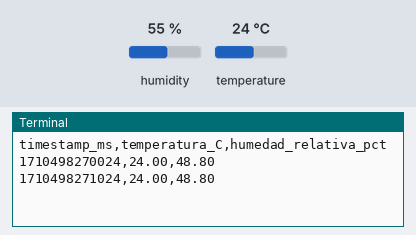
Bench run of a program on a simulated Raspberry Pi (BCM pin numbers). Shown: the last lines printed to the terminal. The inputs (shaded band) are chosen by the test bench; at power-on: humidity 55 %, temperature 24 °C. The clock reads 2024-03-15 10:24:30 at power-on unless the program sets it.

Above: at 1.2 s.
1.3 s: humidity set to 22 %
At 2.6 s:
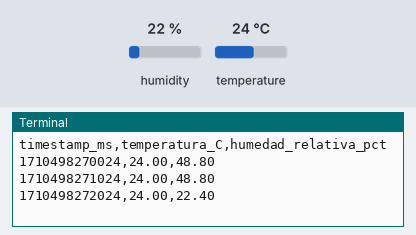
2.8 s: temperature set to 12 °C
At 3.5 s:
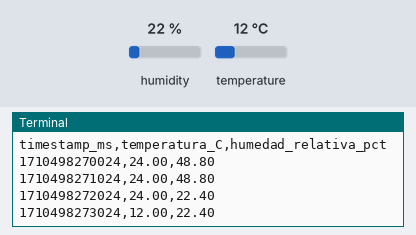
4.3 s: humidity set to 40 %
At 5.8 s:
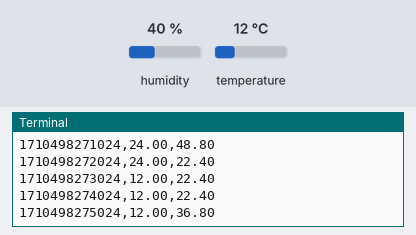
Timing chart, 0 to 7.3 s (numbered marks = the images above; inputs shaded):
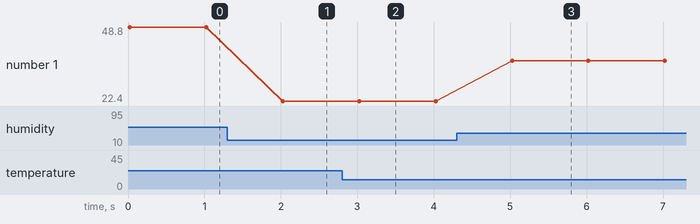

The program:

lectura_sht31.py
```python
#!/usr/bin/env python3
"""
SHT31 — Lectura de temperatura y humedad relativa interna via I2C
(Raspberry Pi 4 Model B, 2GB)
KaabLab — sensor interno primario (ver README.md, secciones 0-2, para
la justificacion de por que existe este sensor junto al DHT22 externo).

Equivalente Python de ../arduino/sht31_lectura/sht31_lectura.ino.

Libreria: smbus2 (pip install smbus2)
    Se eligio smbus2, con acceso directo a los registros/comandos I2C
    del SHT31, por la misma razon documentada en
    ../../sensor-vibracion/raspberry/lectura_mpu6500.py para preferir
    smbus2 sobre una libreria de alto nivel: acceso explicito al modo
    de medicion exacto (aqui, "single shot, sin clock stretching" — ver
    seccion "Por que sin clock stretching" mas abajo), en vez de
    depender de que una libreria de alto nivel (p. ej.
    `adafruit-circuitpython-sht31d`) lo exponga de forma directa.
    `adafruit-circuitpython-sht31d` es una alternativa valida; si se
    usa, confirmar en su documentacion que use el mismo modo sin clock
    stretching antes de asumir el analisis de bus de este archivo.

Nota de confiabilidad (a diferencia de ../../sensor-temperatura-humedad-basico/raspberry/lectura_dht22.py):
    El SHT31 usa I2C estandar, no un protocolo de timing critico de un
    solo hilo. Por lo tanto NO hereda el riesgo de jitter de
    planificador documentado en docs/arquitectura-hardware/README.md,
    seccion 3.2 (ese riesgo es especifico del protocolo de un solo
    hilo del DHT22). Lo que SI comparte este sensor es el bus I2C fisico
    con el sensor de vibracion estructural (MPU6500, ver
    ../../sensor-vibracion/raspberry/lectura_mpu6500.py) y con el RTC
    DS3231 del sistema — ver el
    analisis de throughput en la seccion siguiente, replicando el
    mismo tipo de calculo ya hecho para ese sensor.

Pin mapping confirmado del proyecto (docs/arquitectura-hardware/README.md,
seccion 4): SDA = GPIO2 (pin fisico 3), SCL = GPIO3 (pin fisico 5) — bus
I2C 1 (/dev/i2c-1), compartido sin conflicto de direcciones:
    SHT31   (este sensor)          0x44 (ADDR a GND)
    DS3231  (RTC del sistema)      0x68 (driver rtc-ds1307 del kernel)
    MPU6500 (vibracion)            0x69 (AD0 a 3.3 V)
El DS3231 solo transacciona al leer/ajustar la hora del sistema (arranque,
hwclock), por lo que su ocupacion del bus es despreciable.

---------------------------------------------------------------------
Analisis de throughput del bus compartido (SHT31 baja frecuencia +
MPU6500 alta frecuencia) — replica del calculo de
../../sensor-vibracion/README.md, seccion 2.3, aplicado a este sensor
---------------------------------------------------------------------

Por que este script usa el comando "single shot, sin clock stretching"
(0x2400, alta repetibilidad) en vez de un modo con clock stretching:

    El SHT31 soporta dos formas de indicar "todavia estoy convirtiendo,
    espera": (a) clock stretching, donde el propio sensor mantiene la
    linea SCL en bajo durante la conversion (~15 ms en modo alta
    repetibilidad), bloqueando FISICAMENTE el bus I2C completo — ningun
    otro dispositivo (incluido el MPU6500) puede transaccionar mientras
    tanto; o (b) polling explicito sin clock stretching, donde el host
    envia el comando de medicion, libera el bus de inmediato, espera
    por software, y luego hace una transaccion de lectura separada.

    Este script usa (b) precisamente para NO bloquear el bus compartido
    durante los ~15 ms de conversion: ese tiempo de espera transcurre
    con el bus I2C completamente libre para que el MPU6500 (leido desde
    otro hilo/proceso a 1500 Hz, ver sensor-vibracion) siga
    transaccionando sin interrupcion. Usar el modo con clock stretching
    aqui seria el equivalente exacto, en el bus I2C, al riesgo de
    `delay()` bloqueante que sensor-vibracion/README.md (seccion 2.3)
    ya identifica como el riesgo real para ese sensor.

Calculo de ocupacion real del bus por este sensor:

    Una lectura completa del SHT31 son dos transacciones I2C separadas:
      1. Escritura del comando (2 bytes): direccion+W(9) + cmd_msb(9) +
         cmd_lsb(9) ~= 27 bits
      2. Lectura de 6 bytes (temp MSB/LSB/CRC + hum MSB/LSB/CRC), tras
         el retardo de conversion: repeated start + direccion+R(9) +
         6 bytes*9 = 54 ~= 63 bits

    Bits totales de bus ocupado por ciclo de lectura ~= 90 bits.
    El bus I2C tiene UNA sola velocidad para todos sus dispositivos
    (dtparam=i2c_arm_baudrate). Como el MPU6500 exige 400 kHz para
    sostener 1500 Hz (ver ../../sensor-vibracion/raspberry/lectura_mpu6500.py),
    el SHT31 tambien transacciona a 400 kHz:
    90 / 400_000 ~= 225 us de bus ocupado.

    Este script lee el SHT31 una vez por segundo (mismo intervalo que
    ../arduino/sht31_lectura/sht31_lectura.ino, READ_INTERVAL_S = 1.0), por lo que su
    "duty cycle" sobre el bus es aproximadamente:

        225 us / 1_000_000 us ~= 0.02% del tiempo de bus por segundo

    Frente al presupuesto del MPU6500 (sensor-vibracion/README.md,
    seccion 2.3): 1500 lecturas/s, ~81 bits cada una, a 400 kHz
    (Fast Mode) ~= 203 us de bus ocupado por lectura, ~30% de duty
    cycle continuo sobre el bus a 400 kHz.

    CONCLUSION DEL ANALISIS (no sustituye la validacion de banco,
    ver README.md seccion de validacion): el SHT31, leido una vez por
    segundo en modo sin clock stretching, consume una fraccion
    despreciable (~0.02%) del tiempo de bus frente al presupuesto ya
    del MPU6500 (~30% a 400 kHz). El riesgo de contencion
    NO esta en el ancho de banda agregado del bus, sino en la
    posibilidad de que una transaccion del SHT31 se intercale, en el
    peor caso, justo en medio de la ventana de tiempo entre dos
    muestras consecutivas del MPU6500 (~667 us a 1500 Hz) e introduzca
    un retardo puntual de hasta ~225 us (a 400 kHz) en esa muestra especifica —
    un jitter puntual, no un problema de throughput sostenido. Esto
    debe confirmarse empiricamente (ver README.md, seccion de
    validacion): capturar con analizador logico el bus compartido
    mientras ambos sensores leen de forma concurrente, y verificar que
    ninguna muestra del MPU6500 se retrasa mas alla de lo que el
    analisis de jitter de sensor-vibracion (seccion 3.1 de
    docs/arquitectura-hardware/README.md) ya considera tolerable.

    NOTA: si ambos sensores corren en el mismo proceso Python pero en
    hilos distintos, cada uno abriendo su propio descriptor `SMBus(1)`,
    el driver i2c-dev del kernel serializa las transacciones reales a
    nivel de adaptador (cada ioctl() individual es atomico); no se
    requiere un lock explicito en la aplicacion para evitar corrupcion
    de datos — el escenario a validar en banco es de LATENCIA/jitter
    puntual, no de corrupcion de las lecturas de ninguno de los dos
    sensores.
---------------------------------------------------------------------
"""

from __future__ import annotations

import logging
import struct
import sys
import time

try:
    from smbus2 import SMBus, i2c_msg
except ImportError:
    sys.exit(
        "ERROR: falta la libreria smbus2. Instalar con: pip install smbus2"
    )

SHT31_ADDR = 0x44  # ADDR a GND en este proyecto (ver diagrama_conexion.svg); 0x45 si ADDR a VCC
I2C_BUS_NUM = 1  # /dev/i2c-1, GPIO2 (SDA) / GPIO3 (SCL)

# Comando "single shot, alta repetibilidad, SIN clock stretching"
# (datasheet SHT3x-DIS, tabla de comandos): 0x2400. Elegido
# deliberadamente sobre el equivalente con clock stretching — ver
# "Por que sin clock stretching" en el docstring del modulo.
CMD_MEDICION_SIN_CLOCK_STRETCH = (0x24, 0x00)

# Tiempo maximo de conversion en modo alta repetibilidad (datasheet
# SHT3x-DIS): 15 ms. Se espera con margen antes de leer el resultado.
TIEMPO_CONVERSION_S = 0.020

READ_INTERVAL_S = 1.0  # igual que ../arduino/sht31_lectura/sht31_lectura.ino (READ_INTERVAL_MS = 1000)

logging.basicConfig(
    level=logging.INFO,
    format="%(asctime)s %(levelname)s %(message)s",
    stream=sys.stderr,
)
log = logging.getLogger("sht31")


class SHT31ChecksumError(Exception):
    """Un byte de CRC no coincide con el dato recibido (temperatura u humedad)."""


def _crc8_sensirion(datos: bytes) -> int:
    """CRC8 usado por el SHT31 (polinomio 0x31, init 0xFF) sobre pares de bytes.

    Ver datasheet SHT3x-DIS, seccion "Checksum Calculation".
    """
    crc = 0xFF
    for byte in datos:
        crc ^= byte
        for _ in range(8):
            if crc & 0x80:
                crc = ((crc << 1) ^ 0x31) & 0xFF
            else:
                crc = (crc << 1) & 0xFF
    return crc


def _verificar_conexion(bus: SMBus) -> None:
    try:
        # Lectura de estado (0xF32D) como sondeo de presencia: si el
        # dispositivo no responde en esta direccion, smbus2 lanza OSError.
        write = i2c_msg.write(SHT31_ADDR, [0xF3, 0x2D])
        read = i2c_msg.read(SHT31_ADDR, 3)
        bus.i2c_rdwr(write)
        time.sleep(0.001)
        bus.i2c_rdwr(read)
    except OSError as exc:
        sys.exit(
            f"ERROR: SHT31 no responde en 0x{SHT31_ADDR:02X} ({exc}). "
            f"Verificar cableado/direccion (ver diagrama_conexion.svg)."
        )


def leer_una_vez(bus: SMBus) -> tuple[float, float]:
    """Dispara una medicion sin clock stretching y devuelve (temperatura_C, humedad_pct).

    Dos transacciones I2C separadas por un `time.sleep()` — ver "Por
    que sin clock stretching" en el docstring del modulo: el bus queda
    libre durante la espera, no ocupado por el propio SHT31.
    """
    cmd_msb, cmd_lsb = CMD_MEDICION_SIN_CLOCK_STRETCH
    bus.write_i2c_block_data(SHT31_ADDR, cmd_msb, [cmd_lsb])

    time.sleep(TIEMPO_CONVERSION_S)  # bus libre durante esta espera

    datos = bus.read_i2c_block_data(SHT31_ADDR, 0x00, 6)
    # Nota: read_i2c_block_data() antepone un byte de comando (0x00 aqui,
    # ignorado por el SHT31 en este modo) porque smbus asume el modelo
    # "registro + datos"; el SHT31 no usa registros, pero acepta esta
    # forma de lectura porque el primer byte no altera su estado interno
    # tras haber emitido ya el comando de medicion.

    temp_msb, temp_lsb, temp_crc, hum_msb, hum_lsb, hum_crc = datos

    if _crc8_sensirion(bytes([temp_msb, temp_lsb])) != temp_crc:
        raise SHT31ChecksumError("CRC invalido en el campo de temperatura")
    if _crc8_sensirion(bytes([hum_msb, hum_lsb])) != hum_crc:
        raise SHT31ChecksumError("CRC invalido en el campo de humedad")

    raw_temp = struct.unpack(">H", bytes([temp_msb, temp_lsb]))[0]
    raw_hum = struct.unpack(">H", bytes([hum_msb, hum_lsb]))[0]

    # Formulas de conversion del datasheet SHT3x-DIS.
    temperatura_c = -45.0 + 175.0 * (raw_temp / 65535.0)
    humedad_pct = 100.0 * (raw_hum / 65535.0)

    return temperatura_c, humedad_pct


def main() -> None:
    with SMBus(I2C_BUS_NUM) as bus:
        _verificar_conexion(bus)

        print("timestamp_ms,temperatura_C,humedad_relativa_pct")
        try:
            while True:
                inicio_ciclo = time.monotonic()
                try:
                    temperatura_c, humedad_pct = leer_una_vez(bus)
                    print(
                        f"{int(time.time() * 1000)},"
                        f"{temperatura_c:.2f},"
                        f"{humedad_pct:.2f}"
                    )
                except (OSError, SHT31ChecksumError) as exc:
                    # Falla de bus I2C o CRC: descartar la lectura en vez
                    # de propagarla al pipeline de fusion (mismo criterio
                    # que ../arduino/sht31_lectura/sht31_lectura.ino con isnan()).
                    log.warning("lectura fallida del SHT31: %s", exc)

                transcurrido = time.monotonic() - inicio_ciclo
                time.sleep(max(0.0, READ_INTERVAL_S - transcurrido))
        except KeyboardInterrupt:
            log.info("detenido por el usuario.")


if __name__ == "__main__":
    main()
```

Measured:
- after the input at 1.3 s, the terminal: prints a new line after 0.72 s (image 1)
- after the input at 2.8 s, the terminal: prints a new line after 0.22 s (image 2)
- after the input at 4.3 s, the terminal: prints a new line after 0.72 s (image 3)
- plotted number 1: 48.8 → 22.4 after the input at 1.3 s, 22.4 → 36.8 after the input at 4.3 s
